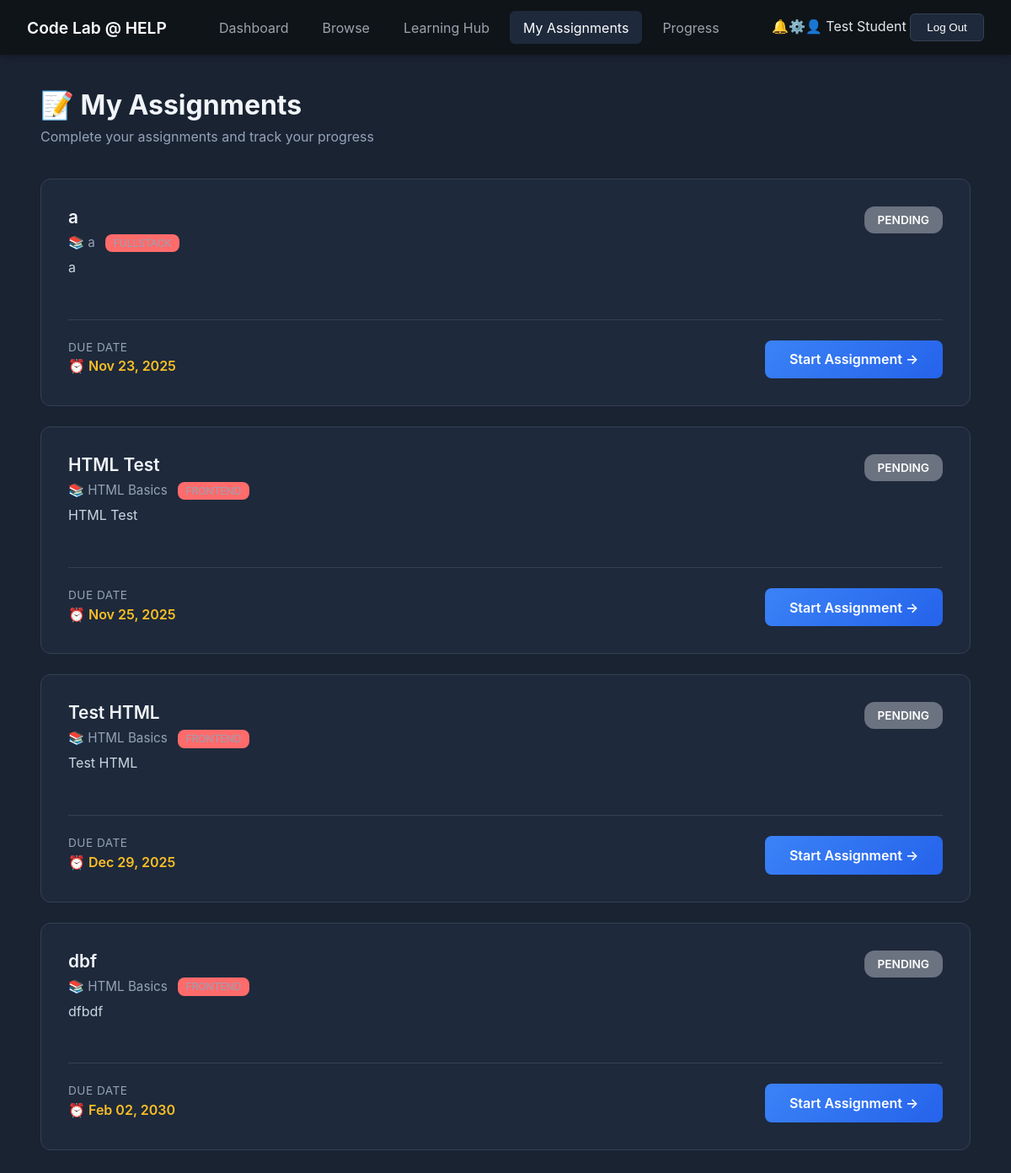
Page /PHP/student_assignments.php (signed in) on the committed database.
### tables this page shows
CREATE TABLE `assignments` (
  `id` int(10) UNSIGNED NOT NULL,
  `exercise_id` int(10) UNSIGNED NOT NULL,
  `instructor_id` int(10) UNSIGNED NOT NULL,
  `student_id` int(10) UNSIGNED DEFAULT NULL,
  `title` varchar(200) NOT NULL,
  `description` text DEFAULT NULL,
  `due_date` datetime DEFAULT NULL,
  `status` enum('pending','submitted','graded') DEFAULT 'pending',
  `grade` int(11) DEFAULT NULL,
  `feedback` text DEFAULT NULL,
  `submitted_at` datetime DEFAULT NULL,
  `graded_at` datetime DEFAULT NULL,
  `updated_at` timestamp NOT NULL DEFAULT current_timestamp() ON UPDATE current_timestamp(),
  `created_at` timestamp NOT NULL DEFAULT current_timestamp()
);

CREATE TABLE `exercises` (
  `id` int(10) UNSIGNED NOT NULL,
  `lesson_id` int(10) UNSIGNED NOT NULL,
  `title` varchar(200) NOT NULL,
  `description` text DEFAULT NULL,
  `instructions` text NOT NULL,
  `starter_code` text DEFAULT NULL,
  `solution_code` text DEFAULT NULL,
  `test_cases` longtext DEFAULT NULL CHECK (json_valid(`test_cases`)),
  `hints` longtext DEFAULT NULL CHECK (json_valid(`hints`)),
  `points` int(11) DEFAULT 10,
  `difficulty` enum('easy','medium','hard') DEFAULT 'easy',
  `order_index` int(11) DEFAULT 0,
  `created_at` timestamp NOT NULL DEFAULT current_timestamp()
);

CREATE TABLE `lessons` (
  `id` int(10) UNSIGNED NOT NULL,
  `title` varchar(200) NOT NULL,
  `description` text DEFAULT NULL,
  `category` enum('frontend','backend','fullstack') NOT NULL,
  `difficulty` enum('beginner','intermediate','advanced') DEFAULT 'beginner',
  `content_type` enum('video','text','interactive') DEFAULT 'text',
  `duration_minutes` int(11) DEFAULT 0,
  `order_index` int(11) DEFAULT 0,
  `is_published` tinyint(1) DEFAULT 1,
  `created_by` int(10) UNSIGNED DEFAULT NULL,
  `created_at` timestamp NOT NULL DEFAULT current_timestamp(),
  `updated_at` timestamp NOT NULL DEFAULT current_timestamp() ON UPDATE current_timestamp()
);

### PHP/student_assignments.php (the view, shortened to what this page needs)
<?php
include 'db_connect.php';
$student_name = $_SESSION['full_name'];
$student_id = $_SESSION['user_id'];
$query = $conn->prepare("
    SELECT
        a.*,
        e.title as exercise_title,
        e.description as exercise_description,
        l.title as lesson_title,
        l.category
    FROM assignments a
    INNER JOIN exercises e ON e.id = a.exercise_id
    INNER JOIN lessons l ON l.id = e.lesson_id
    WHERE a.student_id = ?
    ORDER BY
        CASE
            WHEN a.status = 'pending' THEN 1
            WHEN a.status = 'submitted' THEN 2
            WHEN a.status = 'graded' THEN 3
        END,
        a.due_date ASC
");
$query->bind_param("i", $student_id);
$query->execute();
$assignments = $query->get_result();
?>
<!DOCTYPE html>
<html lang="en">
<head>
</head>
<body>
  <nav class="navbar">
    <div class="logo">
      <a href="studentDashboard.php">Code Lab @ HELP</a>
    </div>
    <ul class="nav-links">
      <li><a href="studentDashboard.php">Dashboard</a></li>
      <li><a href="student_browse.php">Browse</a></li>
      <li><a href="learning_hub.php">Learning Hub</a></li>
      <li><a href="student_assignments.php" class="active">My Assignments</a></li>
      <li><a href="student_progress.php">Progress</a></li>
    </ul>
    <div class="nav-icons"><span class="icon">🔔</span><span class="icon">⚙️</span><span class="icon">👤</span>
<span class="username"><?php echo htmlspecialchars($student_name);?></span>
<button class="logout-btn" onclick="if(confirm('Log out?'))location.href='logout.php'">Log Out</button></div></nav>
  <div class="container">
    <h2>📝 My Assignments</h2>
    <p class="subtitle">Complete your assignments and track your progress</p>
    <div class="assignments-grid">
      <?php if ($assignments->num_rows > 0): ?>
        <?php while ($a = $assignments->fetch_assoc()): ?>
          <div class="assignment-card">
            <div class="assignment-header">
              <div style="flex: 1;">
                <div class="assignment-title">
                  <?php echo htmlspecialchars($a['exercise_title']); ?>
                </div>
                <div class="assignment-lesson">
                  📚 <?php echo htmlspecialchars($a['lesson_title']); ?>
                  <span style="background:#ff6b6b;padding:.2rem .6rem;border-radius:8px;margin-left:.5rem;font-size:.75rem">
                  </span>
                </div>
                <?php if (!empty($a['exercise_description'])): ?>
                  <div class="assignment-description">
                    <?php echo htmlspecialchars($a['exercise_description']); ?>
                  </div>
                <?php endif; ?>
              </div>
              <span class="status-badge status-<?php echo $a['status']; ?>">
                <?php echo $a['status']; ?>
              </span>
            </div>
            <div class="assignment-meta">
              <div class="meta-item">
                <span class="meta-label">Due Date</span>
                <span class="meta-value" style="color: <?php echo strtotime($a['due_date']) < time() ? '#f87171' : '#fbbf24'; ?>">
                  ⏰ <?php echo date('M d, Y', strtotime($a['due_date'])); ?>
                </span>
              </div>
              <div class="meta-item" style="margin-left: auto;">
                <?php if ($a['status'] === 'pending'): ?>
                  <a href="student_exercise_practice.php?id=<?php echo $a['exercise_id']; ?>" class="btn-start">
                    Start Assignment →
                  </a>
                <?php elseif ($a['status'] === 'submitted'): ?>
                  <a href="student_exercise_practice.php?id=<?php echo $a['exercise_id']; ?>" class="btn-view">
                    View Submission
                  </a>
                <?php else: ?>
                  <a href="student_exercise_practice.php?id=<?php echo $a['exercise_id']; ?>" class="btn-view">
                    Review
                  </a>
                <?php endif; ?>
              </div>
            </div>
          </div>
        <?php endwhile; ?>
      <?php endif; ?>
    </div>
  </div>
</body>
</html>

### PHP/student_assignments.php (style rules this page uses)
* { margin: 0; padding: 0; box-sizing: border-box; }
body { font-family: -apple-system, BlinkMacSystemFont, 'Segoe UI', Roboto, sans-serif; background-color: #1a2332; color: #e4e7eb; }
.navbar { background-color: #0f1419; padding: 1rem 2rem; display: flex; justify-content: space-between; align-items: center; box-shadow: 0 2px 8px rgba(0,0,0,0.3); }
.logo a { color: white; text-decoration: none; font-weight: 600; font-size: 1.2rem; }
.nav-links { list-style: none; display: flex; gap: 0.5rem; }
.nav-links li a { color: #9ca3af; text-decoration: none; padding: 0.6rem 1rem; border-radius: 6px; }
.nav-links li a.active { background-color: #1e293b; color: white; }
.container { max-width: 1400px; margin: 0 auto; padding: 2.5rem 3rem; }
h2 { font-size: 2rem; color: #f1f5f9; margin-bottom: 0.5rem; }
.subtitle { color: #94a3b8; margin-bottom: 2.5rem; }
.assignments-grid { display: grid; gap: 1.5rem; }
.assignment-card { background-color: #1e293b; border-radius: 12px; padding: 2rem; border: 1px solid #334155; transition: all 0.3s; }
.assignment-header { display: flex; justify-content: space-between; align-items: start; margin-bottom: 1rem; }
.assignment-title { font-size: 1.3rem; font-weight: 600; color: #f1f5f9; margin-bottom: 0.5rem; }
.assignment-lesson { color: #94a3b8; font-size: 0.95rem; margin-bottom: 0.5rem; }
.assignment-description { color: #cbd5e1; margin-bottom: 1.5rem; line-height: 1.6; }
.assignment-meta { display: flex; gap: 2rem; flex-wrap: wrap; margin-top: 1.5rem; padding-top: 1.5rem; border-top: 1px solid #334155; }
.meta-item { display: flex; flex-direction: column; gap: 0.3rem; }
.meta-label { font-size: 0.85rem; color: #94a3b8; text-transform: uppercase; letter-spacing: 0.5px; }
.meta-value { font-weight: 600; color: #f1f5f9; }
.status-badge { padding: 0.5rem 1rem; border-radius: 12px; font-size: 0.85rem; font-weight: 600; text-transform: uppercase; }
.status-pending { background-color: #6b7280; color: white; }
.btn-start { background: linear-gradient(135deg, #3b82f6, #2563eb); color: white; padding: 0.8rem 1.8rem; border-radius: 8px; text-decoration: none; font-weight: 600; display: inline-flex; align-items: center; gap: 0.5rem; transition: all 0.3s; }
.logout-btn { background-color:#1e293b;color:white;border:1px solid #334155;padding:.5rem 1.2rem;cursor:pointer;border-radius:6px }

### rows in the picture
assignments: exercise.title "a", lessons.title "a", exercise.description "a", status "PENDING", due_date "Nov 23, 2025"
assignments: exercise.title "HTML Test", lessons.title "HTML Basics", exercise.description "HTML Test", status "PENDING", due_date "Nov 25, 2025"
assignments: exercise.title "Test HTML", lessons.title "HTML Basics", exercise.description "Test HTML", status "PENDING", due_date "Dec 29, 2025"
assignments: exercise.title "dbf", lessons.title "HTML Basics", exercise.description "dfbdf", status "PENDING", due_date "Feb 02, 2030"

### other values in the picture
$student_name "Test Student"
